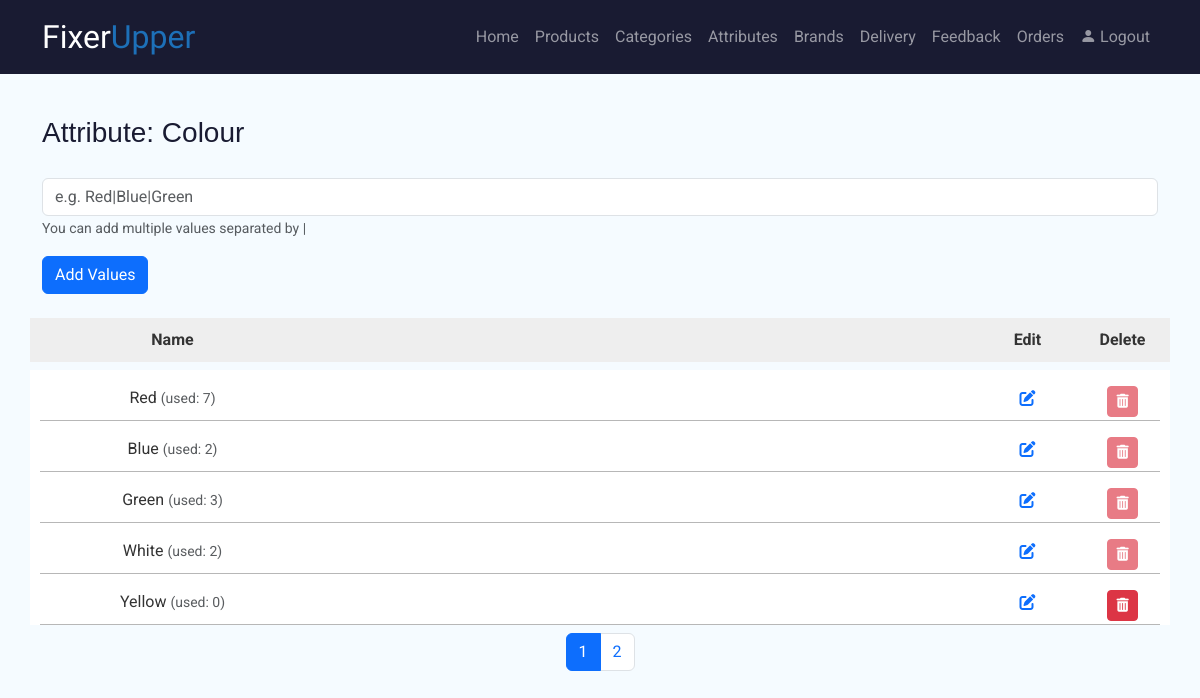
Page /admin/attributeValues.php?attribute_id=10 (signed in) on the committed database.
### tables this page shows
CREATE TABLE `attributes` (
  `id` int(11) NOT NULL,
  `name` varchar(255) NOT NULL
);

CREATE TABLE `attribute_values` (
  `id` int(11) NOT NULL,
  `attributeID` int(11) NOT NULL,
  `value` varchar(255) NOT NULL
);

### admin/attributeValues.php (the view, shortened to what this page needs)
 <?php
    require_once __DIR__ .'/includes/init.php';
    include('./includes/header.php');
    $attributeID = (int)$_GET['attribute_id'];
    $sql = $conn->prepare("SELECT * FROM attributes WHERE id = ?");
    $sql->bind_param("i", $attributeID);
    $sql->execute();
    $result = $sql->get_result();
    $attribute = $result->fetch_assoc();
    $sql = $conn->prepare("SELECT COUNT(*) FROM attribute_values WHERE attributeID = ?");
    $sql->bind_param("i", $attributeID);
    $sql->execute();
    $sql->bind_result($total);
    $pagination = paginate($total, 5);
    $perPage = $pagination['perPage'];
    $offset = $pagination['offset'];
    $sql = $conn->prepare("SELECT atv.id, atv.value, COUNT(ap.id) as usage_count FROM attribute_values atv
    LEFT JOIN attributes_product ap ON ap.valueID = atv.id WHERE atv.attributeID = ? GROUP BY atv.id LIMIT $offset, $perPage");
    $sql->bind_param("i", $attributeID);
    $sql->execute();
    $values = $sql->get_result();
?>
<section id="titleSection" class="pt-3 pb-1">
    <div class="container">
        <div class="d-flex justify-content-between mb-3">
            <h1>Attribute: <?= htmlspecialchars($attribute['name']) ?></h1>
        </div>
    </div>
</section>
<section id="addValuesForm">
    <div class="container text-center">
        <form method="post">
            <div class="row">
                <div class="col-mb-12 text-start">
                    <input type="text" name="value" class="form-control" placeholder="e.g. Red|Blue|Green">
                    <small class="text-muted">
                        You can add multiple values separated by |
                    </small>
                </div>
            </div>
            <div class="row pt-3 pb-3">
                <div class="col-md-5 text-start">
                    <button type="submit" name="add" class="btn btn-primary">Add Values</button>
                </div>
            </div>
        </form>
    </div>
</section>
<section id="tableHeader" class="pt-2 pb-2">
    <div class="container text-center">
        <div class="row g-0">
            <div class="float-start col-md-3">Name</div>
            <div class="float-start col-md-7"></div>
            <div class="float-start col-md-1">Edit</div>
            <div class="float-start col-md-1">Delete</div>
        </div>
    </div>
</section>
<section id="tableBody">
    <div class="container text-center">
        <?php while ($row = $values->fetch_assoc()): ?>
            <div class='row pt-3 pb-1 item-row'>
                <div class="col-md-3">
                    <span id="text-<?= $row['id'] ?>">
                        <?= htmlspecialchars($row['value']) ?>
                    </span>
                    <small class="text-muted">(used: <?= $row['usage_count'] ?>)</small>
                </div>
                <div class="col-md-7">
                </div>
                <div class="col-md-1">
                    <button type='button' class='btn btn-link p-0 text-primary edit-btn' data-id="<?= $row['id'] ?>">
                        <i class='fa-solid fa-pen-to-square'></i>
                    </button>
                </div>
                <div class="col-md-1">
                    <form method="POST">
                        <button type="submit" name="delete" class="btn btn-danger btn-sm delete-btn" <?= $row['usage_count'] > 0 ? 'disabled' : '' ?> data-confirm="Delete attribute's value?">
                            <i class='fa-solid fa-trash-can'></i>
                        </button>
                    </form>
                </div>
            </div>
        <?php endwhile; ?>
    </div>
</section>

### admin/css/style.css (style rules this page uses)
body { font-family: 'Roboto', sans-serif; margin: 0; padding: 0; background: #F5FBFF; color: #333; }
h1 { font-family: 'Montserrat', sans-serif; color: #191b32; font-size: 28px; }
#titleSection { margin-top: 100px; }
#tableHeader > .container { background-color: #eee; font-weight: bold; padding: 10px 0; }
#tableBody > .container, #formBody > .container { background-color: #ffffff; }
.item-row { position: relative; }
.item-row::after { content: ""; position: absolute; left: 10px; right: 10px; bottom: 0; border-bottom: 1px solid #B7B7B7; }

### rows in the picture
attributes: name "Colour"
attribute_values: value "Red", usage_count "7"
attribute_values: value "Blue", usage_count "2"
attribute_values: value "Green", usage_count "3"
attribute_values: value "White", usage_count "2"
attribute_values: value "Yellow", usage_count "0"
